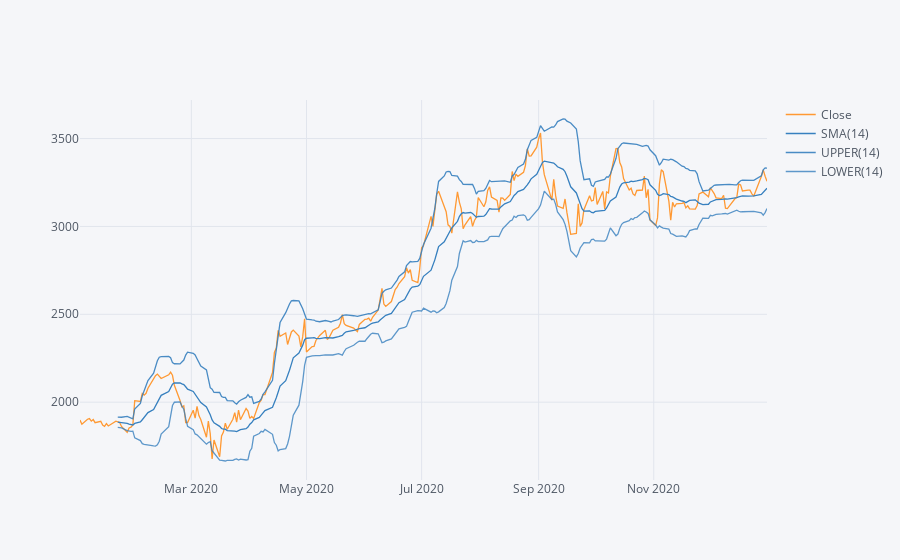

Notebook cell for this chart:
### Code cell
Amazon['Close'].loc['2020-01-01':'2020-12-31'].ta_plot(study='boll')

### Figure 1 — Plotly figure (JSON) as saved in the notebook; plotly's stock layout.template omitted (floating-point values rounded to 4 significant figures; data arrays with more than 128 entries replaced by an {"elided": "..."} marker saying what was removed)
{"data": [{"line": {"color": "rgba(255, 153, 51, 1.0)", "dash": "solid", "shape": "linear", "width": 1.3}, "mode": "lines", "name": "Close", "text": "", "type": "scatter", "x": {"elided": "253 str values"}, "y": {"elided": "253 float values"}}, {"line": {"color": "rgba(55, 128, 191, 1.0)", "dash": "solid", "shape": "linear", "width": 1.3}, "mode": "lines", "name": "SMA(14)", "text": "", "type": "scatter", "x": {"elided": "253 str values"}, "y": {"elided": "253 mixed values"}}, {"line": {"color": "rgba(55, 128, 191, 0.8999999999999999)", "dash": "solid", "shape": "linear", "width": 1.3}, "mode": "lines", "name": "UPPER(14)", "text": "", "type": "scatter", "x": {"elided": "253 str values"}, "y": {"elided": "253 mixed values"}}, {"line": {"color": "rgba(55, 128, 191, 0.7999999999999998)", "dash": "solid", "shape": "linear", "width": 1.3}, "mode": "lines", "name": "LOWER(14)", "text": "", "type": "scatter", "x": {"elided": "253 str values"}, "y": {"elided": "253 mixed values"}}], "layout": {"legend": {"bgcolor": "#F5F6F9", "font": {"color": "#4D5663"}}, "paper_bgcolor": "#F5F6F9", "plot_bgcolor": "#F5F6F9", "title": {"font": {"color": "#4D5663"}}, "xaxis": {"gridcolor": "#E1E5ED", "showgrid": true, "tickfont": {"color": "#4D5663"}, "title": {"font": {"color": "#4D5663"}, "text": ""}, "zerolinecolor": "#E1E5ED"}, "yaxis": {"gridcolor": "#E1E5ED", "showgrid": true, "tickfont": {"color": "#4D5663"}, "title": {"font": {"color": "#4D5663"}, "text": ""}, "zerolinecolor": "#E1E5ED"}}}
